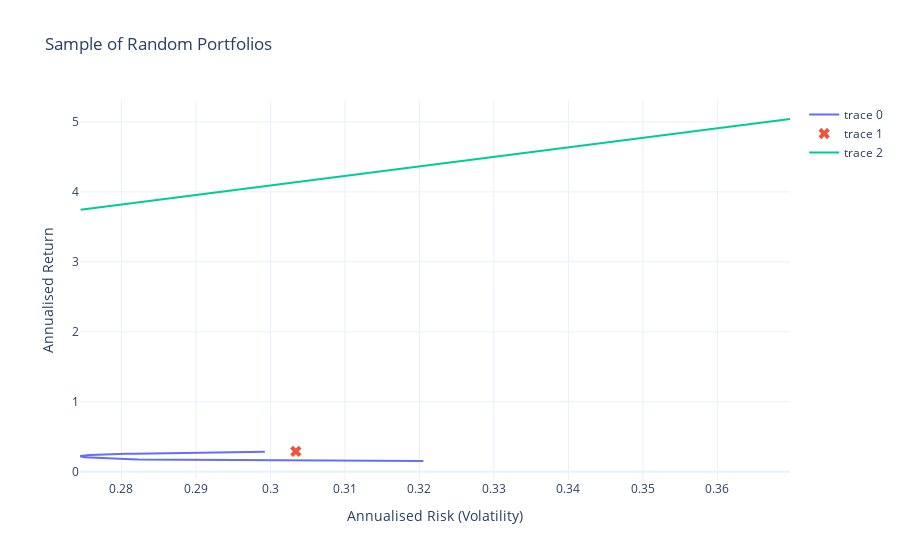

Source (notebook cell):
### Code cell
fig = go.Figure()

fig.add_trace(go.Scatter(
    x=target_stds, y=target_rs, mode="lines"
)

)
fig.add_trace(go.Scatter(x=[ptf_stats(optimal_sharpe_weights)['volatility']],y=[ptf_stats(optimal_sharpe_weights)['return']],marker=dict(symbol="x",size=10),mode="markers"))
fig.add_trace(go.Scatter(x=cx,y=(cml[0] + cml[1] * cx),mode="lines"))

#- Add title/labels
fig.update_layout(template='plotly_white',
                  xaxis=dict(title='Annualised Risk (Volatility)'),
                  yaxis=dict(title='Annualised Return'),
                  title='Sample of Random Portfolios',
                  coloraxis_colorbar=dict(title="Sharpe Ratio"))
